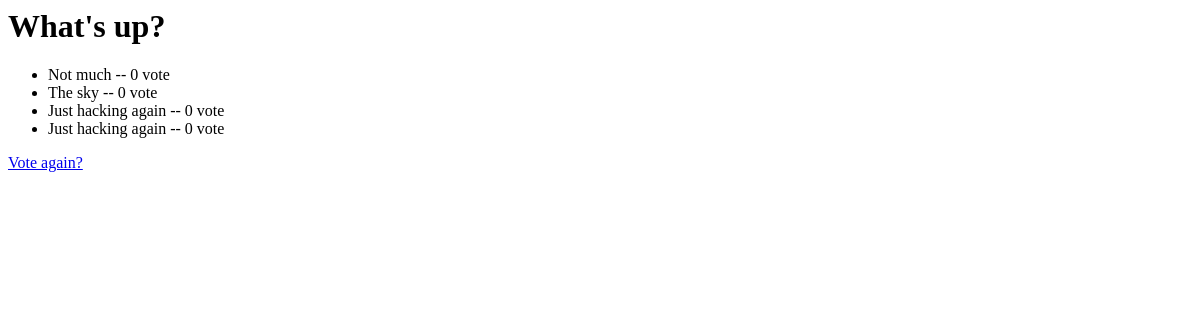
Page /polls/1/result on the earlier database version.
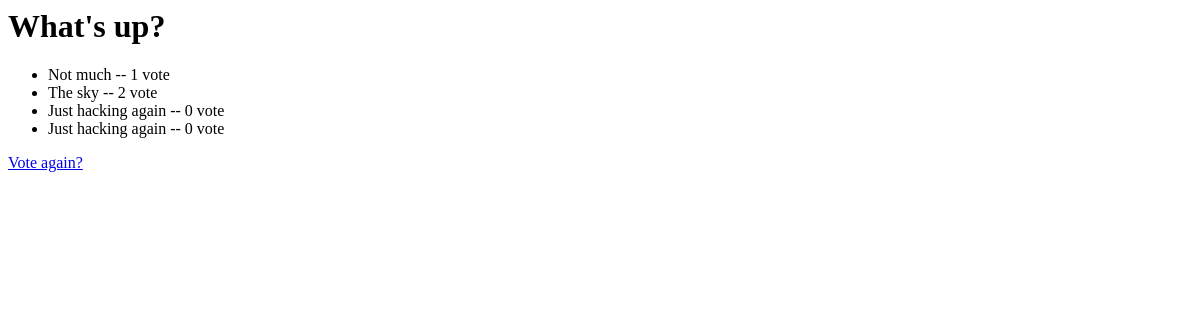
Same page on the later database version.
### polls/models.py (models this page shows, shortened)
class Question(models.Model):
    question_text = models.CharField(max_length=200)
    pub_date = models.DateTimeField('date pulished')

class Choice(models.Model):
    question = models.ForeignKey(Question, on_delete=models.CASCADE)
    choice_text = models.CharField(max_length=200)
    votes = models.IntegerField(default=0)

### polls/views.py (the view)
# urls.py: url(r'^(?P<question_id>[0-9]+)/result$', views.result, name = 'result'),
def result(request, question_id):
    question = get_object_or_404(Question, pk=question_id)
    context = {'question': question}
    return render(request, 'polls/result.html', context)

### polls/templates/polls/result.html
<h1>{{ question.question_text }}</h1>
<ul>
{% for choice in question.choice_set.all %}
    <li>{{ choice.choice_text }} -- {{ choice.votes }} vote{{ choice.vote|pluralize }}</li>
{% endfor %}
</ul>
<a href="{% url 'polls:detail' question.id %}">Vote again?</a>

Differences in the rows shown:
changed Choice "Not much": votes "0" → "1"
changed Choice "The sky": votes "0" → "2"
